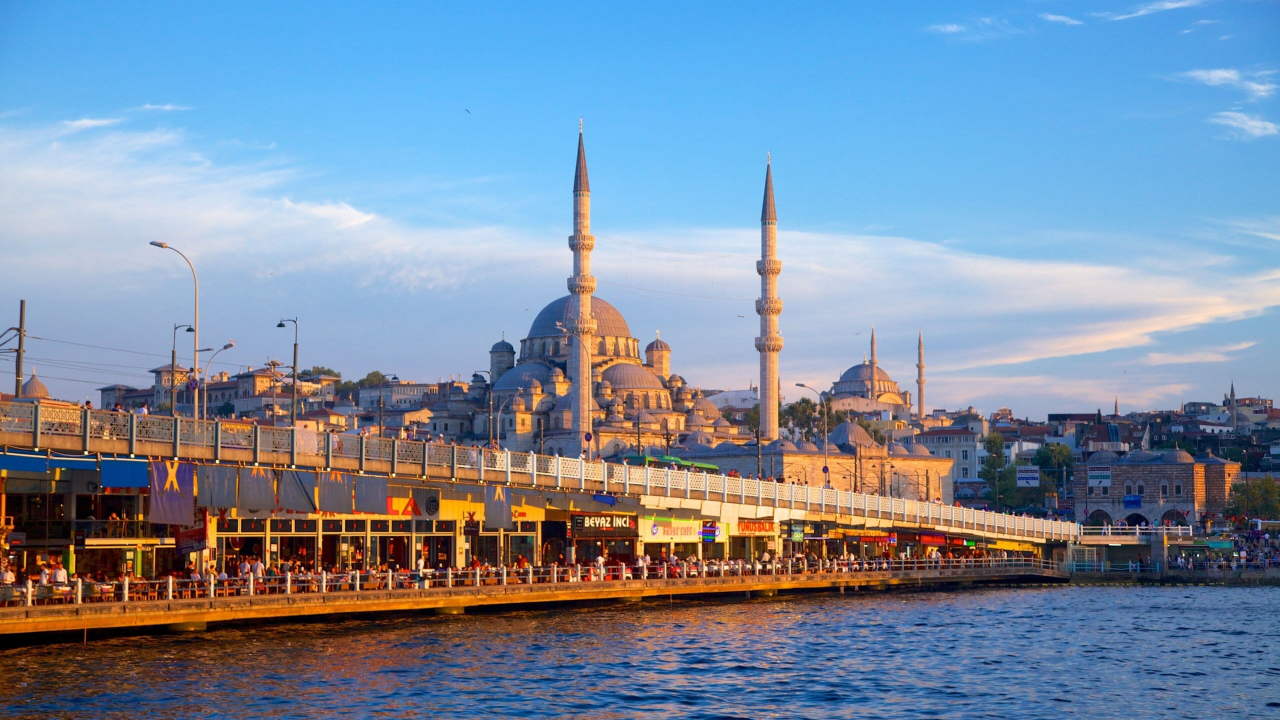
//> input picture GoruntuislemeHafta2/image1.jpeg, 3840 x 2160 px (shown at 1/3 size)
$ ./GoruntuislemeHafta2   (built with g++ and OpenCV 4)
//> lines starting //> are read from the running program, lines starting //| are printed output that depends on the picture
#include <opencv2/opencv.hpp>
#include <iostream>

using namespace cv;
using namespace std;

int main() {
    // 1. Görüntüyü gri tonlamalı oku
    Mat img = imread("image1.jpeg", IMREAD_GRAYSCALE);
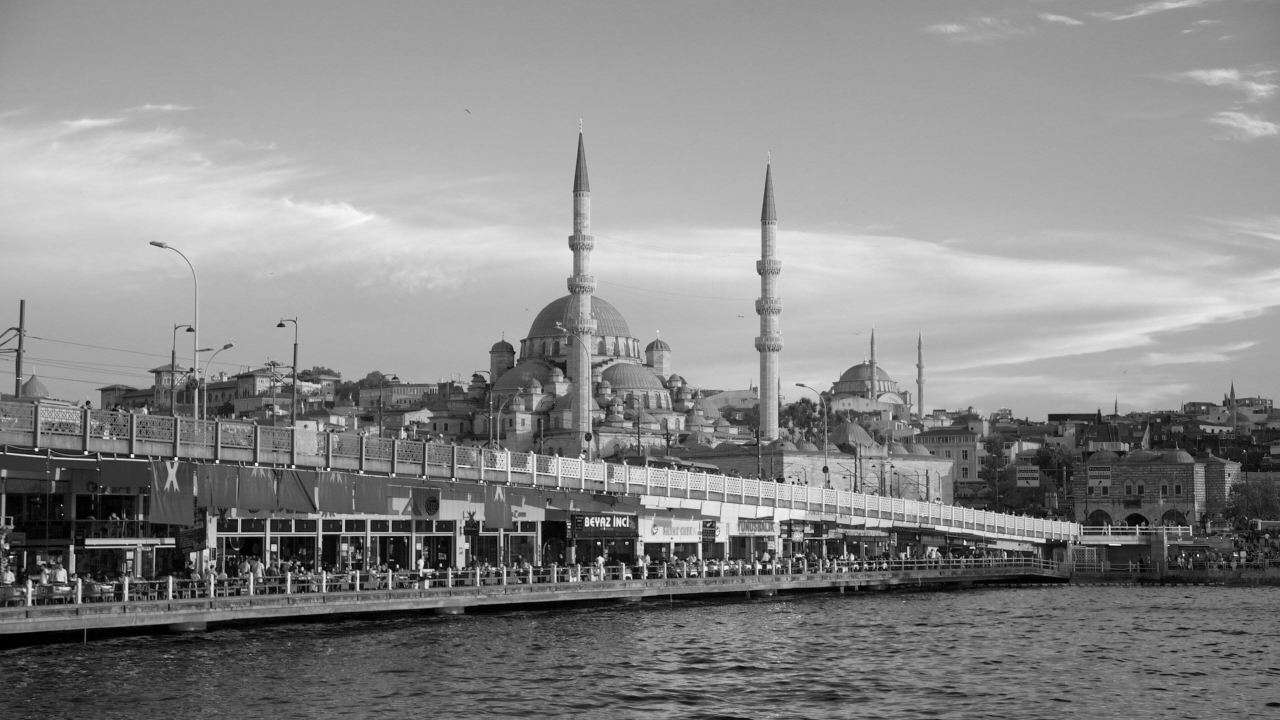
//> img: 2160 rows x 3840 cols, CV_8UC1 (shown at 1/3 size); min 0, max 255, mean 137.9
    if (img.empty()) {
        cerr << "Gorsel bulunamadi!" << endl;
        return -1;
    }

    // 2. Histogram değişkenlerini ayarla
    int histSize = 256;
    float range[] = { 0, 256 };
    const float* histRange = { range };
    bool uniform = true, accumulate = false;

    Mat hist;

    // 3. Histogramı hesapla
    calcHist(&img, 1, 0, Mat(), hist, 1, &histSize, &histRange, uniform, accumulate);
//> hist = 256 values, max 115252 at index 163, min 23 at index 254, mean 32400

    // 4. Histogram grafiğini çizmek için boş bir tuval (görüntü) oluştur
    int hist_w = 512, hist_h = 400;
    int bin_w = cvRound((double)hist_w / histSize);
    Mat histImage(hist_h, hist_w, CV_8UC3, Scalar(0, 0, 0));

    // 5. Histogram değerlerini grafiğe sığacak şekilde normalize et (ölçeklendir)
    normalize(hist, hist, 0, histImage.rows, NORM_MINMAX, -1, Mat());
//> hist = 256 values, max 400 at index 163, min 0 at index 254, mean 112.4

    // 6. Çizgi çizerek grafiği oluştur
    for (int i = 1; i < histSize; i++) {
        line(histImage,
            Point(bin_w * (i - 1), hist_h - cvRound(hist.at<float>(i - 1))),
            Point(bin_w * (i), hist_h - cvRound(hist.at<float>(i))),
            Scalar(255, 0, 0), 2, 8, 0);
    }
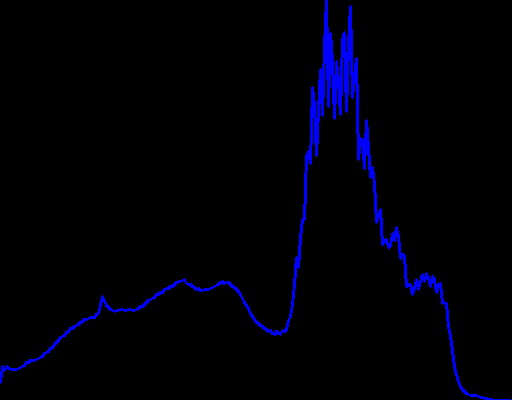
//> histImage: 400 rows x 512 cols, CV_8UC3; mean B, G, R 7.9, 0, 0

    // 7. Görüntüleri ekranda göster
    imshow("Orijinal Gorsel", img);
    imshow("Histogram Grafigi", histImage);

    // Ekranda pencerelerin açık kalması için bir tuşa basılmasını bekle
    cout << "Grafikler ekranda acildi. Pencereleri kapatmak icin bir tusa basin..." << endl;
    waitKey(0);

    return 0;
}
